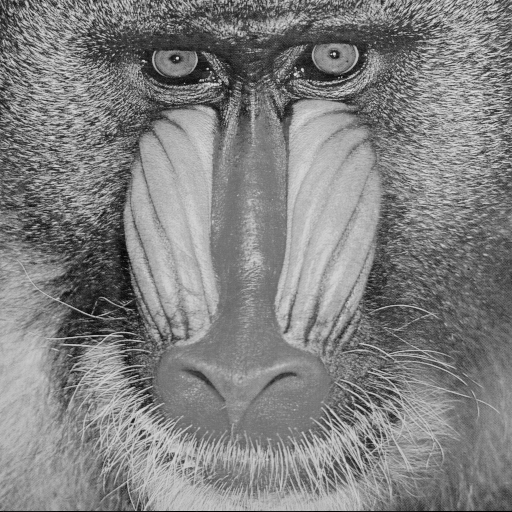
#> input picture trabalho0/baboon.png, 512 x 512 px
$ python main.py   (Python 2 division)
#> lines starting #> are read from the running program, lines starting #| are printed output that depends on the picture; long printed decimals are rounded
#!/usr/bin/env python2

import numpy as np
import skimage.io
import skimage.util
import skimage.exposure
import matplotlib.pyplot as plt
import os

# o nome da imagem deve ser o caminho (relativo ou absoluto) dela
img_name = raw_input('Enter the image name: ')
#> the answer given: baboon.png
img = skimage.io.imread(img_name)
#> img is the input picture: shape (512, 512); min 0, max 230, mean 129.1

# remove a extensao do nome da imagem
img_name = os.path.splitext(img_name)[0]

# plota o histograma dos niveis de cinza da imagem
flat_img = img.ravel()
bins = np.arange(1, 256) # all possible intensity levels
plt.hist(flat_img, bins=bins)
plt.ylabel('Number of pixels')
plt.xlabel('Gray level')
plt.title('image gray level histogram')
plt.savefig(img_name + '_histogram.png')
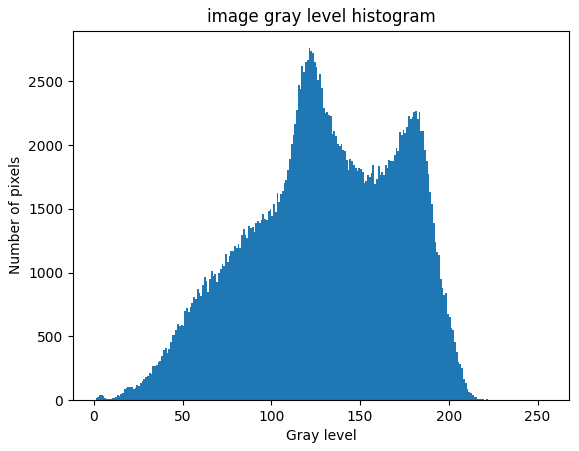
#> figure drawn by matplotlib, 1 panel; tallest bar 2759 high, from x = 121 to 122

# exibe algumas estatisticas da imagem
print 'image height:', img.shape[0]
#| image height: 512
print 'image width:', img.shape[1]
#| image width: 512
print 'minimum intensity:', np.min(img)
#| minimum intensity: 0
print 'maximum intensity:', np.max(img)
#| maximum intensity: 230
print 'average intensity:', np.mean(img)
#| average intensity: 129.147

# exibe o negativo da imagem original
plt.subplot(1, 2, 1)
inverted = skimage.util.invert(img)
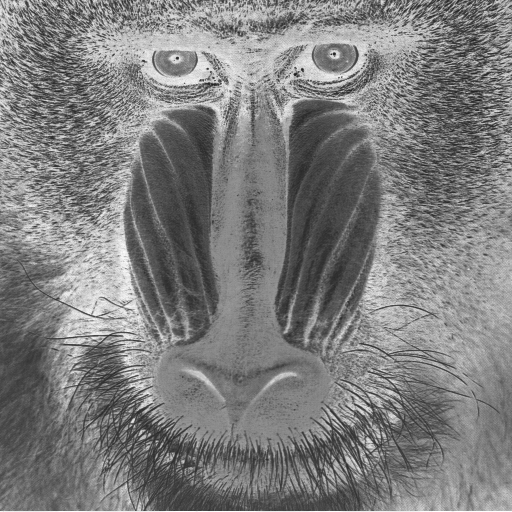
#> inverted: shape (512, 512); min 25, max 255, mean 125.9
skimage.io.imsave(img_name + '_inverted.png', inverted)

# exibe a imagem original com o intervalo de intensidades igual a [120, 180]
plt.subplot(1, 2, 2)
intensity_rescaled = skimage.exposure.rescale_intensity(img, (0, 255),
                                                        (120, 180))
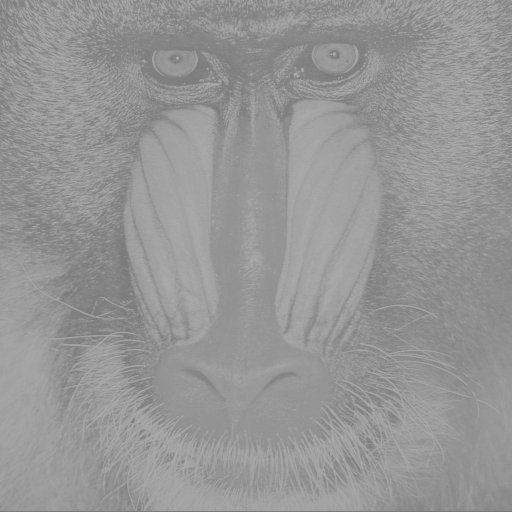
#> intensity_rescaled: shape (512, 512) float64; min 120, max 174.1, mean 150.4
skimage.io.imsave(img_name + '_rescaled.png', intensity_rescaled)
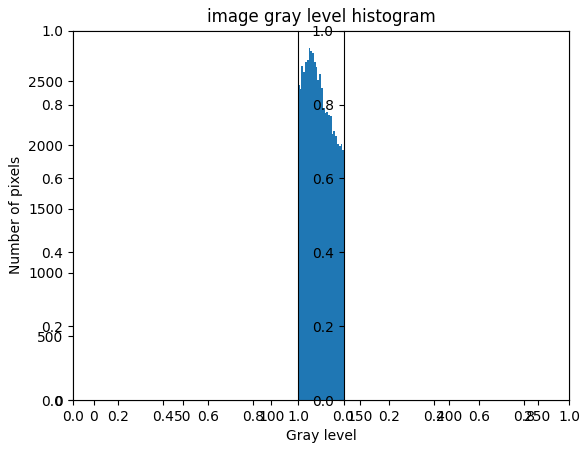
#> figure drawn by matplotlib, 1 panel; tallest bar 2759 high, from x = 121 to 122
